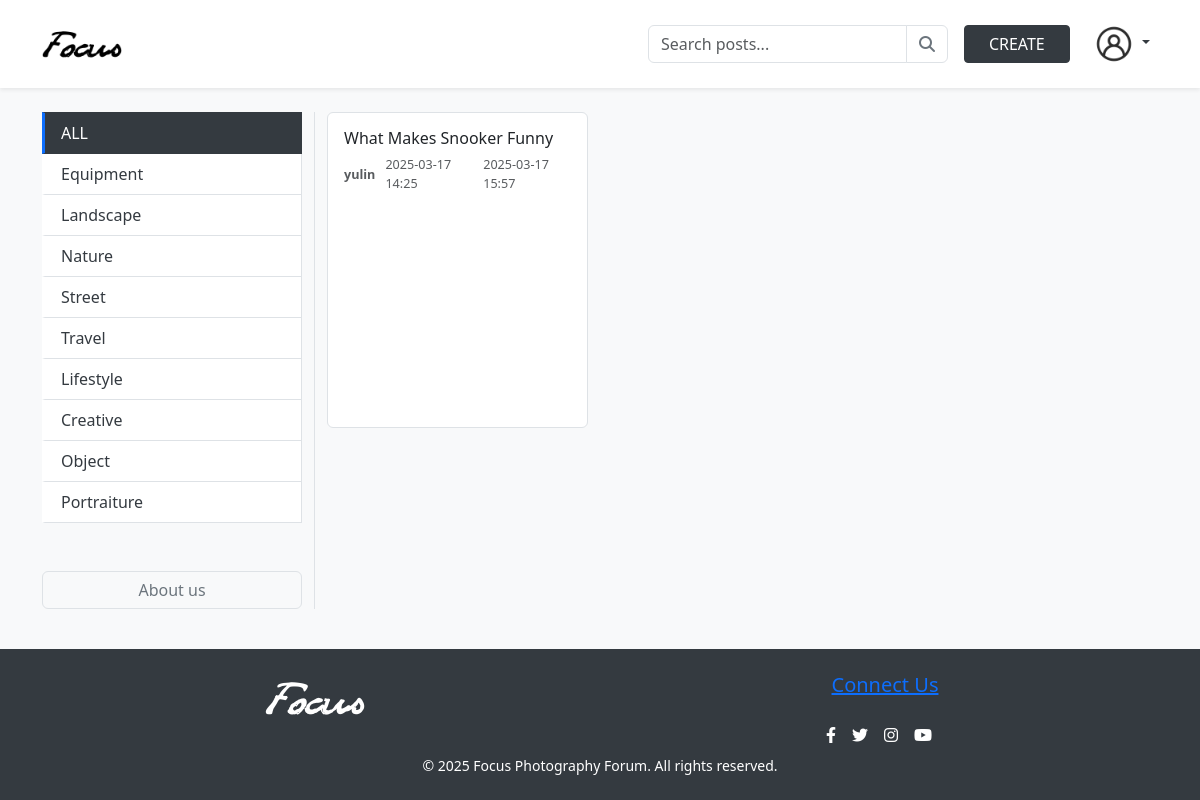
Screenshot of / (signed in) with the database file from the repository.
### core/models.py (models this page shows, shortened)
class Post(models.Model):
    post_id = models.CharField(max_length=8, unique=True, primary_key=True)
    user = models.ForeignKey(
        settings.AUTH_USER_MODEL,
        null=True,
        on_delete=models.SET_NULL,
        related_name='poster',
    )
    created_at = models.DateTimeField(auto_now_add=True)
    updated_at = models.DateTimeField(auto_now=True)
    title = models.TextField(max_length=100, null=False, blank=False)
    photo = models.ImageField(upload_to='post_photos/', null=True, blank=True)
    content = models.TextField(max_length=500, null=False, blank=True)
    category = models.ForeignKey(Category, null=True, on_delete=models.SET_NULL, related_name='category')
    like_num = models.IntegerField(default=0)
    page_view = models.IntegerField(default=0)
    post_status = models.ForeignKey(PostStatus, null=True, on_delete=models.SET_NULL, related_name='post_status', default=2)

### users/models.py (models this page shows, shortened)
class CustomUser(AbstractUser):
    class Type(models.TextChoices):
        CUSTOMER = ('customer', _('Customer'))
        MANAGER = ('manager', _('Manager'))
        VISITOR = ('visitor', _('Visitor'))
    type = models.CharField(max_length=20, choices=Type.choices)

### core/views.py (the view)
# urls.py: path('', HomePageView.as_view(), name='home'),
class HomePageView(TemplateView):
    template_name = 'core/homepage.html'
    def get_context_data(self, **kwargs):
        context = super().get_context_data(**kwargs)
        context['posts'] = Post.objects.filter(Q(post_status=2)).order_by('-created_at')
        return context

### templates/core/homepage.html (shortened to what this page needs)
{% extends 'base.html' %}
{% load static %}
{% block right %}
    <div class="col-md-9">
    <div class="row mb-4">
        {% for post in posts %}
        <div class="col-md-4">
            <a href="{% url 'post_detail' post.post_id %}" class="text-decoration-none">
                <div class="card h-100" style="min-height: 300px;">
                    <div class="card-body">
                        <h6 class="card-title">
                            {{ post.title }}
                        </h6>
                        <div class="d-flex justify-content-between align-items-center mt-2 text-muted" style="font-size: 0.9rem; gap: 10px;">
                            <small class="fw-semibold"> {{ post.user.username }}</small>
                            <small class="fw-light"> {{ post.created_at|date:"Y-m-d H:i" }}</small>
                            <small class="fw-light"> {{ post.updated_at|date:"Y-m-d H:i" }}</small>
                        </div>
                    </div>
                </div>
            </a>
        </div>
        {% endfor %}
    </div>
</div>
{% endblock %}

### static/css/common.css (style rules this page uses)
html, body { min-height: 100vh; margin: 0; padding: 0; }
.card { transition: transform 0.3s, box-shadow 0.3s; margin-bottom: 1rem; border: 1px solid #dee2e6; cursor: pointer; }
a { color: #0d6efd; transition: all 0.2s ease; }

### static/css/index.css (style rules this page uses)
.card { transition: transform 0.3s, box-shadow 0.3s; margin-bottom: 1rem; border: 1px solid #dee2e6; cursor: pointer; }

### rows the page displays
Post: title "What Makes Snooker Funny", user.username "yulin", created_at "2025-03-17 14:25", updated_at "2025-03-17 15:57"
